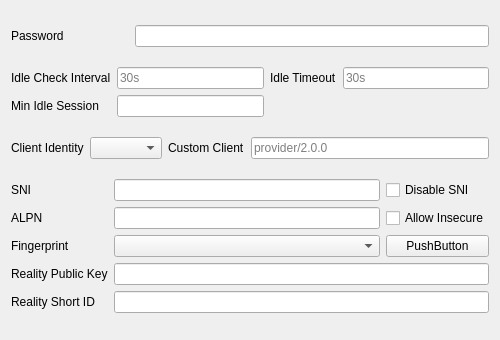
<?xml version="1.0" encoding="UTF-8"?>
<ui version="4.0">
 <class>EditAnyTLS</class>
 <widget class="QWidget" name="EditAnyTLS">
  <property name="geometry">
   <rect>
    <x>0</x>
    <y>0</y>
    <width>500</width>
    <height>340</height>
   </rect>
  </property>
  <property name="windowTitle">
   <string notr="true">EditAnyTLS</string>
  </property>
  <layout class="QVBoxLayout" name="verticalLayout">
   <item>
    <layout class="QGridLayout" name="authentication">
     <item row="0" column="0">
      <widget class="QLabel" name="password_l">
       <property name="toolTip">
        <string notr="true">Required</string>
       </property>
       <property name="text">
        <string>Password</string>
       </property>
      </widget>
     </item>
     <item row="0" column="1" colspan="3">
      <widget class="MyLineEdit" name="password"/>
     </item>
    </layout>
   </item>
   <item>
    <layout class="QGridLayout" name="session">
     <item row="0" column="0">
      <widget class="QLabel" name="idleSessionCheckInterval_l">
       <property name="text">
        <string>Idle Check Interval</string>
       </property>
      </widget>
     </item>
     <item row="0" column="1">
      <widget class="MyLineEdit" name="idleSessionCheckInterval">
       <property name="placeholderText">
        <string notr="true">30s</string>
       </property>
      </widget>
     </item>
     <item row="0" column="2">
      <widget class="QLabel" name="idleSessionTimeout_l">
       <property name="text">
        <string>Idle Timeout</string>
       </property>
      </widget>
     </item>
     <item row="0" column="3">
      <widget class="MyLineEdit" name="idleSessionTimeout">
       <property name="placeholderText">
        <string notr="true">30s</string>
       </property>
      </widget>
     </item>
     <item row="1" column="0">
      <widget class="QLabel" name="minIdleSession_l">
       <property name="text">
        <string>Min Idle Session</string>
       </property>
      </widget>
     </item>
     <item row="1" column="1">
      <widget class="MyLineEdit" name="minIdleSession"/>
     </item>
    </layout>
   </item>
   <item>
    <layout class="QGridLayout" name="clientIdentity">
     <item row="0" column="0">
      <widget class="QLabel" name="anytlsClientMode_l">
       <property name="text">
        <string>Client Identity</string>
       </property>
      </widget>
     </item>
     <item row="0" column="1">
      <widget class="QComboBox" name="anytlsClientMode"/>
     </item>
     <item row="0" column="2">
      <widget class="QLabel" name="anytlsClientValue_l">
       <property name="text">
        <string>Custom Client</string>
       </property>
      </widget>
     </item>
     <item row="0" column="3">
      <widget class="MyLineEdit" name="anytlsClientValue">
       <property name="placeholderText">
        <string notr="true">provider/2.0.0</string>
       </property>
      </widget>
     </item>
    </layout>
   </item>
   <item>
    <layout class="QGridLayout" name="TLS">
     <item row="0" column="0">
      <widget class="QLabel" name="sni_l">
       <property name="text">
        <string>SNI</string>
       </property>
      </widget>
     </item>
     <item row="0" column="1">
      <widget class="MyLineEdit" name="sni"/>
     </item>
     <item row="0" column="2">
      <widget class="QCheckBox" name="disableSni">
       <property name="text">
        <string>Disable SNI</string>
       </property>
      </widget>
     </item>
     <item row="1" column="0">
      <widget class="QLabel" name="alpn_l">
       <property name="text">
        <string notr="true">ALPN</string>
       </property>
      </widget>
     </item>
     <item row="1" column="1">
      <widget class="MyLineEdit" name="alpn"/>
     </item>
     <item row="1" column="2">
      <widget class="QCheckBox" name="allowInsecure">
       <property name="text">
        <string>Allow Insecure</string>
       </property>
      </widget>
     </item>
     <item row="2" column="0">
      <widget class="QLabel" name="utlsFingerprint_l">
       <property name="text">
        <string>Fingerprint</string>
       </property>
      </widget>
     </item>
     <item row="2" column="1">
      <widget class="QComboBox" name="utlsFingerprint"/>
     </item>
     <item row="2" column="2">
      <widget class="QPushButton" name="certificate">
       <property name="text">
        <string notr="true">PushButton</string>
       </property>
      </widget>
     </item>
     <item row="3" column="0">
      <widget class="QLabel" name="realityPublicKey_l">
       <property name="text">
        <string>Reality Public Key</string>
       </property>
      </widget>
     </item>
     <item row="3" column="1" colspan="2">
      <widget class="MyLineEdit" name="realityPublicKey"/>
     </item>
     <item row="4" column="0">
      <widget class="QLabel" name="realityShortId_l">
       <property name="text">
        <string>Reality Short ID</string>
       </property>
      </widget>
     </item>
     <item row="4" column="1" colspan="2">
      <widget class="MyLineEdit" name="realityShortId"/>
     </item>
    </layout>
   </item>
  </layout>
 </widget>
 <customwidgets>
  <customwidget>
   <class>MyLineEdit</class>
   <extends>QLineEdit</extends>
   <header>ui/widget/MyLineEdit.h</header>
  </customwidget>
 </customwidgets>
 <tabstops>
  <tabstop>password</tabstop>
  <tabstop>idleSessionCheckInterval</tabstop>
  <tabstop>idleSessionTimeout</tabstop>
  <tabstop>minIdleSession</tabstop>
  <tabstop>anytlsClientMode</tabstop>
  <tabstop>anytlsClientValue</tabstop>
  <tabstop>sni</tabstop>
  <tabstop>disableSni</tabstop>
  <tabstop>alpn</tabstop>
  <tabstop>allowInsecure</tabstop>
  <tabstop>utlsFingerprint</tabstop>
  <tabstop>certificate</tabstop>
  <tabstop>realityPublicKey</tabstop>
  <tabstop>realityShortId</tabstop>
 </tabstops>
 <resources/>
 <connections/>
</ui>
